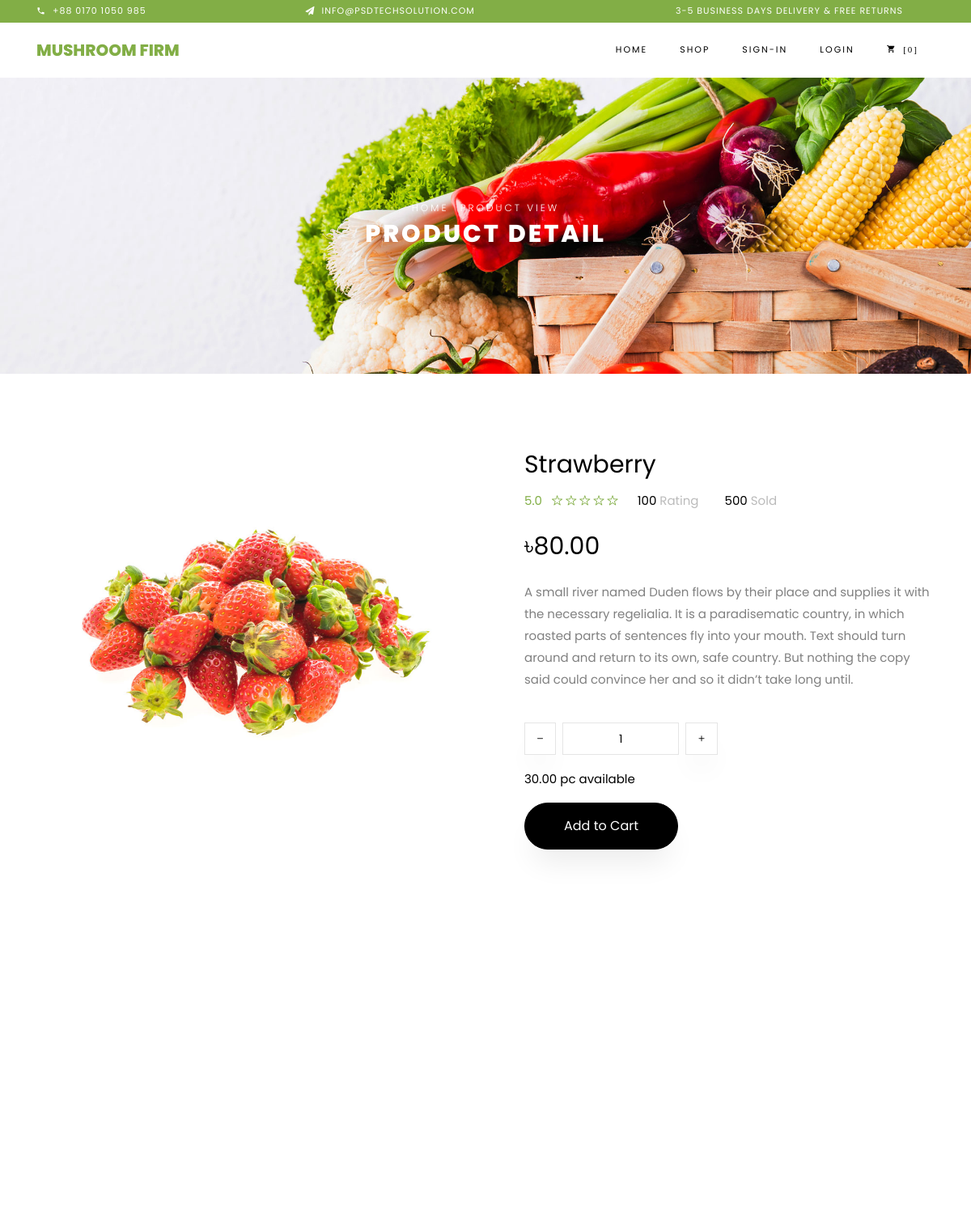
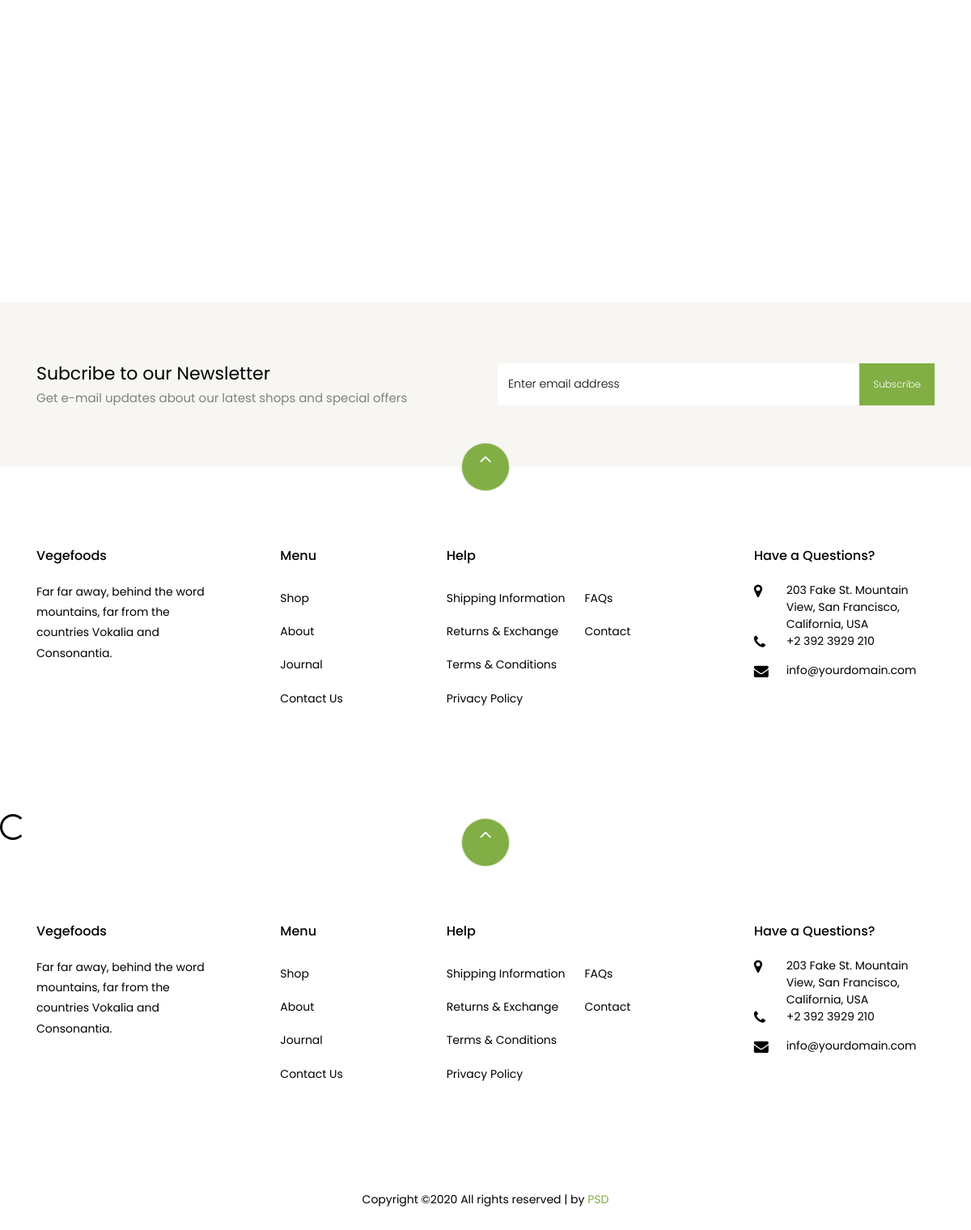
Page /products/strawberry/ on the committed database (2 pictures, top to bottom).
### products/models.py (models this page shows, shortened)
class ProductImage(models.Model):
	product = models.ForeignKey(Product, on_delete= models.CASCADE)
	image = models.ImageField(upload_to="products/images/", blank=True)
	featured = models.BooleanField(default=False)
	thumbnail = models.BooleanField(default=True)
	active = models.BooleanField(default=True)
	updated = models.DateTimeField(auto_now=True)

class Product(models.Model):
	types = (
		("featured", "Featured"),
		("on sale", "On Sale"),
		("new arrival", "New Arrival")
		)
	product_name = models.CharField(max_length=500, blank=False, null=False)
	price = models.DecimalField(max_digits=100, decimal_places=2, default=30)
	sale = models.DecimalField(max_digits=100, decimal_places=2, default=30)
	stock = models.DecimalField(max_digits=100, decimal_places=2, default=30)
	category = models.CharField(max_length=400, choices=types, default="Featured")
	description = models.TextField(default="")
	slug = models.SlugField(default="")
	active = models.BooleanField(default=True)
	timestamp = models.DateTimeField(auto_now_add=True)
	updated = models.DateTimeField(auto_now=True)
	class Meta:
		unique_together = ("product_name", "slug")

### products/views.py (the view)
# urls.py: url(r'^products/(?P<slug>[\w-]+)/$', single, name='single_product'),
def single(request, slug):
    products = product.objects.get(slug=slug)
    template = 'products_template/single.html'
    context = {'product': products}
    return render(request, template, context)

### templates/products_template/single.html (shortened to what this page needs)
{% extends 'base.html' %}
{% block content %}
{% load static %}
<div class="hero-wrap hero-bread" style="background-image: url({% static 'images/bg_1.jpg' %});">
    <div class="container">
      <div class="row no-gutters slider-text align-items-center justify-content-center">
        <div class="col-md-9 ftco-animate text-center">
            <p class="breadcrumbs"><span class="mr-2"><a href="{% url 'home' %}">Home</a></span> <span>Product View</span></p>
          <h1 class="mb-0 bread">Product Detail</h1>
        </div>
      </div>
    </div>
  </div>
  <section class="ftco-section">
      <div class="container">
          <div class="row">
              <div class="col-lg-6 mb-5 ftco-animate">
                {% for image in product.productimage_set.all %}
                {% if image.featured == True and image.active == True %}
                  <a href="/media/{{image.image}}" class="image-popup"><img src="/media/{{image.image}}" class="img-fluid" alt=""></a>
                {% endif %}
                {% endfor %}
              </div>
              <div class="col-lg-6 product-details pl-md-5 ftco-animate">
                  <h3>{{product.product_name}}</h3>
                  <div class="rating d-flex">
                          <p class="text-left mr-4">
                              <a href="#" class="mr-2">5.0</a>
                              <a href="#"><span class="ion-ios-star-outline"></span></a>
                              <a href="#"><span class="ion-ios-star-outline"></span></a>
                              <a href="#"><span class="ion-ios-star-outline"></span></a>
                              <a href="#"><span class="ion-ios-star-outline"></span></a>
                              <a href="#"><span class="ion-ios-star-outline"></span></a>
                          </p>
                          <p class="text-left mr-4">
                              <a href="#" class="mr-2" style="color: #000;">100 <span style="color: #bbb;">Rating</span></a>
                          </p>
                          <p class="text-left">
                              <a href="#" class="mr-2" style="color: #000;">500 <span style="color: #bbb;">Sold</span></a>
                          </p>
                      </div>
                      {% if product.sale != product.price %}
                        <p class="price"><span>৳{{product.sale}}</span></p>
                      {% elif product.sale == product.price %}
                        <p class="price"><span>৳{{product.price}}</span></p>
                      {% endif %}
                  <p>{{product.description}}</p>
                      <div class="row mt-4">
                          <div class="col-md-6">
                  </div>
                  <div class="input-group col-md-6 d-flex mb-3">
                   <span class="input-group-btn mr-2">
                      <button id='decrease_button' type="button" class="quantity-left-minus btn"  data-type="minus" data-field="">
                     <i class="ion-ios-remove"></i>
                      </button>
                      </span>
                   <input type="text" id="quantity" name="quantity" class="form-control input-number" value="1" min="1" max="100">
                   <span class="input-group-btn ml-2">
                      <button id='increase_button' type="button" class="quantity-right-plus btn" data-type="plus" data-field="">
                       <i class="ion-ios-add"></i>
                   </button>
                   </span>
                </div>
                <div class="col-md-12">
                    <p style="color: #000;">{{product.stock}} pc available</p>
                </div>
            </div>
            <p><a id="add_to_cart" href="#" class="btn btn-black py-3 px-5">
                Add to Cart
              </a></p>
              </div>
          </div>
      </div>
  </section>
  <section class="ftco-section">
      <div class="container">
              <div class="row justify-content-center mb-3 pb-3">
      </div>
      </div>
      <div class="container">
          <div class="row">
          </div>
      </div>
  </section>
      <section class="ftco-section ftco-no-pt ftco-no-pb py-5 bg-light">
    <div class="container py-4">
      <div class="row d-flex justify-content-center py-5">
        <div class="col-md-6">
            <h2 style="font-size: 22px;" class="mb-0">Subcribe to our Newsletter</h2>
            <span>Get e-mail updates about our latest shops and special offers</span>
        </div>
        <div class="col-md-6 d-flex align-items-center">
          <form action="#" class="subscribe-form">
            <div class="form-group d-flex">
              <input type="text" class="form-control" placeholder="Enter email address">
              <input type="submit" value="Subscribe" class="submit px-3">
            </div>
          </form>
        </div>
      </div>
    </div>
  </section>
  <footer class="ftco-footer ftco-section">
    <div class="container">
        <div class="row">
            <div class="mouse">
                      <a href="#" class="mouse-icon">
                          <div class="mouse-wheel"><span class="ion-ios-arrow-up"></span></div>
                      </a>
                  </div>
        </div>
      <div class="row mb-5">
        <div class="col-md">
          <div class="ftco-footer-widget mb-4">
            <h2 class="ftco-heading-2">Vegefoods</h2>
            <p>Far far away, behind the word mountains, far from the countries Vokalia and Consonantia.</p>
            <ul class="ftco-footer-social list-unstyled float-md-left float-lft mt-5">
            </ul>
          </div>
        </div>
        <div class="col-md">
          <div class="ftco-footer-widget mb-4 ml-md-5">
            <h2 class="ftco-heading-2">Menu</h2>
            <ul class="list-unstyled">
              <li><a href="#" class="py-2 d-block">Shop</a></li>
              <li><a href="#" class="py-2 d-block">About</a></li>
              <li><a href="#" class="py-2 d-block">Journal</a></li>
              <li><a href="#" class="py-2 d-block">Contact Us</a></li>
            </ul>
          </div>
        </div>
        <div class="col-md-4">
           <div class="ftco-footer-widget mb-4">
            <h2 class="ftco-heading-2">Help</h2>
            <div class="d-flex">
                <ul class="list-unstyled mr-l-5 pr-l-3 mr-4">
                  <li><a href="#" class="py-2 d-block">Shipping Information</a></li>
                  <li><a href="#" class="py-2 d-block">Returns &amp; Exchange</a></li>
                  <li><a href="#" class="py-2 d-block">Terms &amp; Conditions</a></li>
                  <li><a href="#" class="py-2 d-block">Privacy Policy</a></li>
                </ul>
                <ul class="list-unstyled">
                  <li><a href="#" class="py-2 d-block">FAQs</a></li>
                  <li><a href="#" class="py-2 d-block">Contact</a></li>
                </ul>
              </div>
          </div>
        </div>
        <div class="col-md">
          <div class="ftco-footer-widget mb-4">
              <h2 class="ftco-heading-2">Have a Questions?</h2>
              <div class="block-23 mb-3">
                <ul>
                  <li><span class="icon icon-map-marker"></span><span class="text">203 Fake St. Mountain View, San Francisco, California, USA</span></li>
                  <li><a href="#"><span class="icon icon-phone"></span><span class="text">+2 392 3929 210</span></a></li>
                  <li><a href="#"><span class="icon icon-envelope"></span><span class="text">info@yourdomain.com</span></a></li>
                </ul>
              </div>
          </div>
        </div>
      </div>
    </div>
    <span id="circle" class="spinner-border" role="status"></span>
{% endblock %}

### static/static_files/css/icomoon.css (style rules this page uses)
[class^="icon-"], [class*=" icon-"] { font-family: 'icomoon' !important; speak: none; font-style: normal; font-weight: normal; font-variant: normal; text-transform: none; line-height: 1; -webkit-font-smoothing: antialiased; -moz-osx-font-smoothing: grayscale; }
.icon-map-marker:before { content: "\f041"; }
.icon-phone:before { content: "\f095"; }
.icon-envelope:before { content: "\f0e0"; }

### rows in the picture
ProductImage: image (picture)
Product: product_name "Strawberry", sale "80.00", description "A small river named Duden flows by their place and supplies it with the necessary regelialia. It is a paradisematic country, in which roasted parts of sentences fly into your mouth. Text should turn around and return to its own, safe country. But nothing the copy said could convince her and so it didn’t take long until.", stock "30.00"
